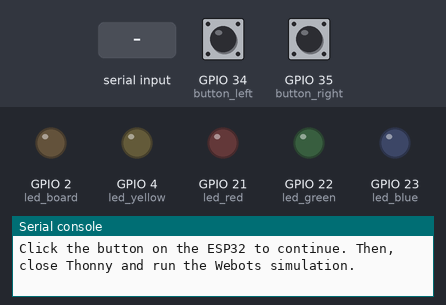
Bench run of a program on a simulated ESP32 board running MicroPython. Shown: output pins drawn as LEDs (lit = HIGH), the last lines printed to the serial console. The test bench sets the inputs (shaded band); at power-on: GPIO 34 (button_left) LOW, GPIO 35 (button_right) LOW.

Above: at 4.6 s.
5.1 s: GPIO 34 (button_left) pulled HIGH for 0.3 s
At 5.6 s:
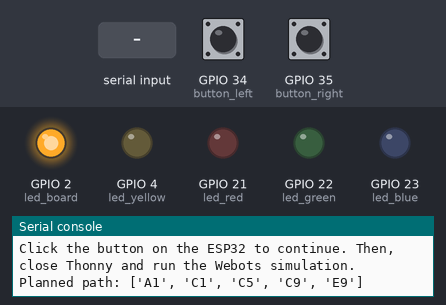
6.9 s: "1\n" received over the second serial link
8.4 s: "forward\n" received over the second serial link
9.9 s: "turn_right\n" received over the second serial link
Timing chart, 0 to 12.4 s (numbered marks = the images above; inputs shaded):
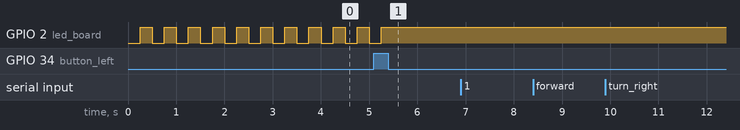

Measured:
- after the input at 5.1 s, GPIO 2 (led_board): goes on until 5.3 s, then stays HIGH

The program:

ESP32_Controller_challenge.py
```python
from machine import Pin, UART
from time import sleep
from math import sqrt, atan2, pi

# ----------------- Dijkstra and Graph Setup -----------------
# this graph represents a simple network of nodes with weighted edges
graph = {
    'A1': [('A2', 1), ('C1', 2.5)],
    'A2': [('A1', 1), ('A3', 1)],
    'A3': [('A2', 1), ('A4', 1)],
    'A4': [('A3', 1), ('A5', 2)],
    'A5': [('A4', 2), ('B5', 1.5), ('A9', 5)],
    'A9': [('A5', 5), ('B9', 1.5)],

    'B5': [('A5', 1.5), ('B9', 5), ('C5', 1)],
    'B9': [('A9', 1.5), ('B5', 5), ('C9', 1)],

    'C1': [('D1', 1), ('C5', 5), ('A1', 2.5)],
    'C5': [('C1', 5), ('B5', 1), ('C9', 5), ('D5', 1)],
    'C9': [('B9', 1), ('C5', 5), ('E9', 2.5)],

    'D1': [('C1', 1), ('D5', 5), ('E1', 1.5)],
    'D5': [('D1', 5), ('C5', 1), ('E5', 1.5)],

    'E1': [('D1', 1.5), ('E5', 5)],
    'E5': [('E1', 5), ('D5', 1.5), ('E6', 2)],
    'E6': [('E5', 2), ('E7', 1)],
    'E7': [('E6', 1), ('E8', 1)],
    'E8': [('E7', 1), ('E9', 1)],
    'E9': [('E8', 1), ('C9', 2.5)],
}
#these are the coordinates of the nodes in the graph
node_coords = {
    'A1': (-0.50, 0.25), 'A2': (-0.40, 0.25), 'A3': (-0.30, 0.25), 'A4': (-0.20, 0.25), 'A5': (0.00, 0.25),
    'A9': (0.50, 0.25), 'B5': (0.00, 0.10), 'B9': (0.50, 0.10), 'C1': (-0.50, 0.00), 'C5': (0.00, 0.00),
    'C9': (0.50, 0.00), 'D1': (-0.50, -0.10), 'D5': (0.00, -0.10), 'E1': (-0.50, -0.25), 'E5': (0.00, -0.25),
    'E6': (0.20, -0.25), 'E7': (0.30, -0.25), 'E8': (0.40, -0.25), 'E9': (0.50, -0.25)
}
from machine import Pin, UART
from time import sleep
from math import sqrt, atan2, pi

# ----------------- Dijkstra and Graph Setup -----------------

# (Unchanged graph and node_coords...)

# Functions unchanged

def distance(p1, p2): # Calculate Euclidean distance between two points
    dx = p1[0] - p2[0]
    dy = p1[1] - p2[1]
    return (dx**2 + dy**2) ** 0.5

def normalize_angle(angle): # Normalize angle to the range [-pi, pi]
    while angle > pi:
        angle -= 2 * pi
    while angle < -pi:
        angle += 2 * pi
    return angle

def dijkstra(graph, start):# Dijkstra's algorithm to find shortest paths from start node
    unvisited = set(graph.keys())
    distances = {node: float('inf') for node in graph}
    previous = {node: None for node in graph}
    distances[start] = 0

    while unvisited:
        current = min(unvisited, key=lambda node: distances[node])
        unvisited.remove(current)

        for neighbor, weight in graph[current]:
            alt = distances[current] + weight
            if alt < distances[neighbor]:
                distances[neighbor] = alt
                previous[neighbor] = current

    return distances, previous

def shortest_path(graph, start, end):# Find the shortest path from start to end node using Dijkstra's algorithm
    _, previous = dijkstra(graph, start)
    path = []
    node = end
    while node:
        path.insert(0, node)
        node = previous[node]
    return path


# ----------------- Hardware Setup -----------------

led_board = Pin(2, Pin.OUT)
led_yellow = Pin(4, Pin.OUT)
led_blue = Pin(23, Pin.OUT)
led_green = Pin(22, Pin.OUT)
led_red = Pin(21, Pin.OUT)
button_left = Pin(34, Pin.IN, Pin.PULL_DOWN)
button_right = Pin(35, Pin.IN, Pin.PULL_DOWN)

#start button sequence
print("Click the button on the ESP32 to continue. Then, close Thonny and run the Webots simulation.")
while button_left() == False:
    sleep(0.25)
    led_board.value(not led_board())

# Initialize UART for communication with the robot
uart = UART(1, 115200, tx=1, rx=3)
uart2 = UART(2, baudrate=115200, tx=17, rx=16)

# Initialize line sensors with default values
line_left = False
line_center = False
line_right = False

current_state = 'forward' # Initial state of the robot
counter = 0 # Counter for turning states
COUNTER_MAX = 5 # Maximum counter for turning states
COUNTER_STOP = 50 # Maximum counter for turning states
state_updated = True # Whether the state has been updated for sending to the robot
position_valid = False # Whether the robot's position is valid
turning_to_next_node = False # Whether the robot is currently turning to face the next node
turn_target_angle = 0.0 # Angle to turn to face the next node
path_index = 0 # Index of the current target node in the planned path
NAV_TOLERANCE = 0.02 # Tolerance for reaching a node

# ----------------- Path Planning -----------------
planned_path = shortest_path(graph, 'A1', 'E9')
print('Planned path:', planned_path)


# ----------------- Main Loop -----------------
while True:
    try:
        # -------- See --------
        #Read uart for incoming messages
        if uart.any():
            try:
                msg_bytes = uart.readline() # Read a line from UART
                msg_str = msg_bytes.decode('utf-8').strip() # Decode the message
                parts = msg_str.split(',') # Split the message into parts

                line_bits = parts[0] # First part is the line sensor bits
                if len(line_bits) != 3:
                    raise ValueError("Invalid sensor bits")

                current_x = float(parts[1]) # Second part is the current X position
                current_y = float(parts[2]) # Third part is the current Y position
                current_yaw = float(parts[3]) # Fourth part is the current yaw angle
                position_valid = True

                line_left = line_bits[0] == '1'
                line_center = line_bits[1] == '1'
                line_right = line_bits[2] == '1'

                led_blue.value(line_left)
                led_green.value(line_center)
                led_red.value(line_right)

                uart2.write(current_state + '\n')
                uart2.write(f"[Pos] X: {current_x:.2f}, Y: {current_y:.2f}, Yaw: {current_yaw:.2f}\n".encode())

            except Exception as e:
                print("UART parse error:", e, "| Raw:", msg_bytes)
                continue
        # -------- Think --------
        # -------- Navigation Logic --------
        # Box of black magic
        if position_valid and path_index < len(planned_path):
            current_target = planned_path[path_index]
            target_coords = node_coords[current_target]
            dist = distance((current_x, current_y), target_coords)

            uart2.write(f"[NodeCheck] Target: {current_target} | Pos: ({current_x:.2f}, {current_y:.2f}) | Dist: {dist:.3f}\n".encode())

            if dist < NAV_TOLERANCE:
                uart2.write(f"[Nav] Reached {current_target}\n".encode())

                if path_index + 1 < len(planned_path):
                    next_target = planned_path[path_index + 1]
                    from_coords = node_coords[current_target]
                    to_coords = node_coords[next_target]
                    dx = to_coords[0] - from_coords[0]
                    dy = to_coords[1] - from_coords[1]
                    turn_target_angle = atan2(dy, dx)
                    current_state = 'align'
                    state_updated = True
                    uart2.write(f"[Turn] Preparing to face {next_target}\n".encode())
                else:
                    uart2.write("[Nav] All nodes reached. Stopping.\n".encode())
                    current_state = 'stop'
                    state_updated = True

        #state machine logic
        if current_state == 'forward':
            counter = 0
            if line_right and not line_left:
                current_state = 'turn_right'
                state_updated = True
            elif line_left and not line_right:
                current_state = 'turn_left'
                state_updated = True
            elif button_right.value():
                current_state = 'stop'
                state_updated = True

        elif current_state == 'turn_right':
            if counter >= 3:
                current_state = 'forward'
                state_updated = True
            elif button_right.value():
                current_state = 'stop'
                state_updated = True

        elif current_state == 'turn_left':
            if counter >= 3:
                current_state = 'forward'
                state_updated = True
            elif button_right.value():
                current_state = 'stop'
                state_updated = True


        # -------- Align Logic --------
        elif current_state == 'align':
            yaw_error = normalize_angle(turn_target_angle - current_yaw)
            uart2.write(f"[Align] Target: {turn_target_angle:.2f}, Yaw: {current_yaw:.2f}, Err: {yaw_error:.2f}\n".encode())

            if abs(yaw_error) < 0.1:
                path_index += 1
                current_state = 'forward'
                state_updated = True
                uart2.write("[Align] Done. Resuming forward\n".encode())
            elif abs(yaw_error) < 0.25:
                current_state = 'forward'
                state_updated = True
                uart2.write("[Align] Close enough. Stopping to reduce overshoot\n".encode())
            else:
                current_state = 'turn_left' if yaw_error > 0 else 'turn_right'
                state_updated = True

        # -------- Act --------
        #send state over uart
        if state_updated:
            uart.write(current_state + '\n')
            state_updated = False

        counter += 1
        sleep(0.02)

    except Exception as e:
        print("Loop error:", e)
```
